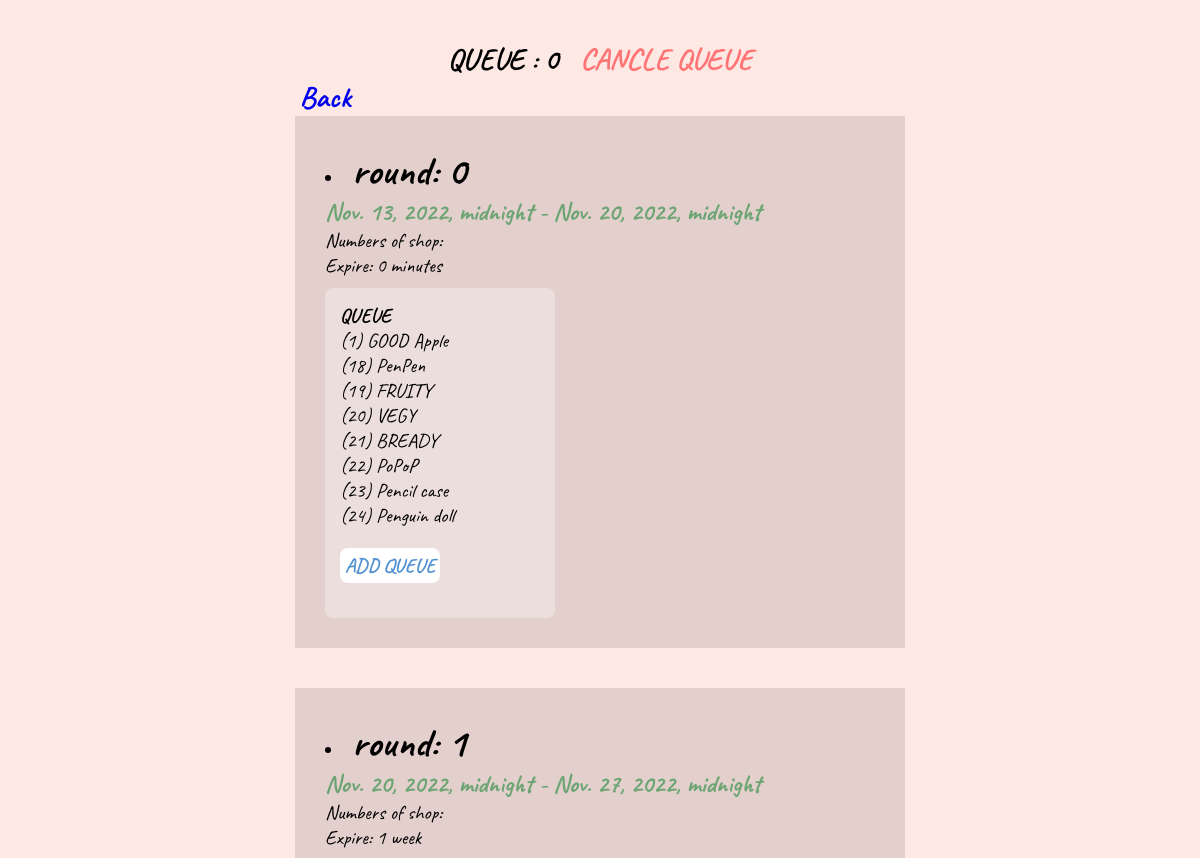
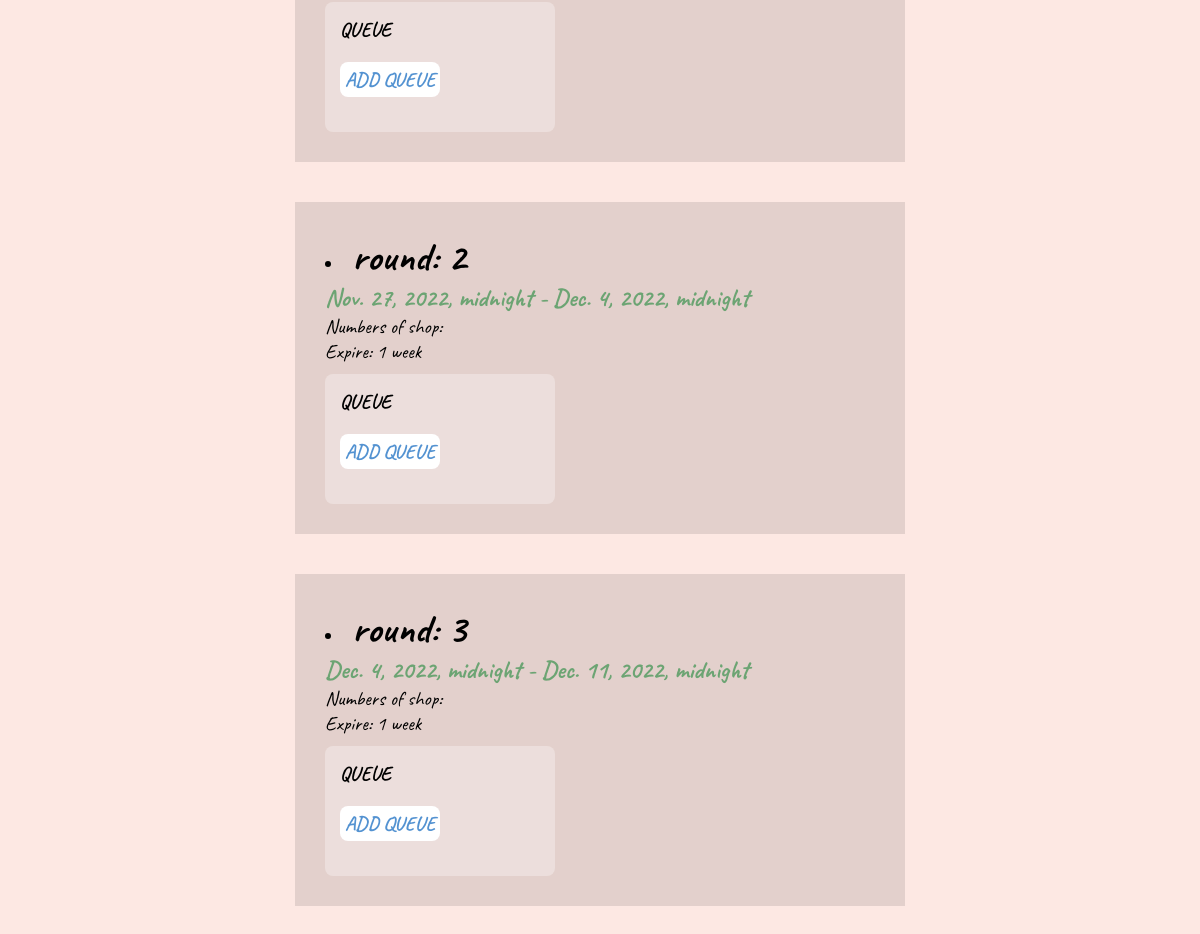
The app's page /myshop/shop/18/queue/ with its own data (2 pictures, top to bottom).
### myshop/models.py (models this page shows)
class shop_detail(models.Model):
    seller_id = models.ForeignKey(seller_detail, on_delete=models.CASCADE, related_name = "shop", null=True)
    name = models.CharField(max_length=64)
    category = models.CharField(max_length=10, null=True)
    in_interact = models.CharField(max_length=100, null=True)
    ex_interact = models.CharField(max_length=64, null=True)
    shop_im = models.ImageField(upload_to='images/', default = "images/cartoon-style-cafe-front-shop-view_134830-697.webp")
    payment = models.CharField(max_length=100, null=True)
    def __str__(self):
        return f"({self.id}) {self.name}"

class round(models.Model):
    shop = models.ManyToManyField(shop_detail, blank=True, related_name = "addqueue")
    round_queue = models.IntegerField(default = 0)
    numshop = models.IntegerField(default = 0)
    expire = models.DateTimeField(null=True)
    start = models.DateTimeField(null=True)
    def __str__(self):
        return f"round: {self.round_queue}"

### myshop/views.py (the view)
# urls.py: path('shop/<int:shop_id>/queue/', views.queue, name='queue'),
def queue(request, shop_id):
    s = shop_detail.objects.get(pk=shop_id)
    allr = round.objects.filter().order_by('round_queue')
    found = round.objects.all().exists()
    if not found:
        new_r= round(round_queue = 0)
        new_r.save()
    return render(request, "myshop/queue.html", {
            "shop":  s,
            "round": allr,
        })

### myshop/templates/myshop/queue.html (shortened to what this page needs)
{% extends "myshop/layout_shop.html" %}
{% block body%}
    <div>
        <div class="delq">
            <p1>QUEUE : {{shop.addqueue.get.round_queue}}</p1>
            <a href="{% url 'delqueue' shop.id %}" class="delqueue"
            onclick="
                if (confirm('Are you sure to cancle queue?')){
                    return true;
                }
                else{
                    event.stopPropagation();
                    event.preventDefault();
                };">CANCLE QUEUE</a>
        <div class="backq">
            <a href="{% url 'myshop' shop.id %}">Back</a>
        </div>
        </div>
        </div>
            {% for r in round %}
                <li class="queueround">
                    {% if r.round_queue == 0 %}
                        <div class="round">{{ r }}</div>
                        <div class="dateq">{{ r.start }} - {{ r.expire }}</div>
                        <div style="font-family: Caveat;">Numbers of shop: {{ r.bumber }}<br>
                        Expire: {{ r.expire|timeuntil }}</div>
                    {% else %}
                    <div class="round">{{ r }}</div><br>
                    <div class="dateq">{{ r.start }} - {{ r.expire }}</div>
                    <div style="font-family: Caveat;">Numbers of shop: {{ r.bumber }}<br>
                    Expire: {{ r.expire|timeuntil:r.start }}</div>
                    {% endif %}
                    <div class="listq">
                        <p1>QUEUE</p1><br>
                        {% for s in r.shop.all %}
                            {{ s }}<br>
                        {% endfor %}
                        <br>
                        <a href="{% url 'addqueue' shop.id r.id %}" class="addq">ADD QUEUE</a> <br>
                        <br>
                    </div>
                </li>
            {% endfor %}
{% endblock %}

### myshop/templates/myshop/layout_shop.html (style rules this page uses)
div { font-family: Caveat; }
body { background-color:#fde8e3; }
a { text-decoration:none; }
.delqueue { color:#FF7474; margin-left:15px; }
.queueround { background-color: rgba(0,0,0,0.1); width: 550px; height: auto; margin-left: auto; margin-right: auto; margin-bottom:40px; padding:30px; }
.round { display: inline-block; font-size:40px; font-weight:bold; }
.listq { background-color: rgba(255,255,255,0.3); width: 200px; height: auto; margin-top:10px; padding:15px; font-size:20px; border-radius: 8px; }
.addq { color:rgb(83,146,209); background-color:white; padding:5px; font-weight:bold; border-radius: 8px; }
li { font-size:20px; }
p1 { font-weight:bold; }
.delq { font-weight:bold; text-align: center; margin-top:40px; font-size:30px; }
.dateq { font-weight:bold; font-size:25px; color:rgb(108,164,115) }
.backq { font-size:30px; margin-right:550px; margin-top:0px; }

### records on screen
shop_detail: addqueue.get.round_queue "0", id+name "(18) PenPen"
round: round_queue "round: 0", start "Nov. 13, 2022, midnight", expire "Nov. 20, 2022, midnight", expire "0 minutes"
shop_detail: id+name "(1) GOOD Apple"
shop_detail: id+name "(19) FRUITY"
shop_detail: id+name "(20) VEGY"
shop_detail: id+name "(21) BREADY"
shop_detail: id+name "(22) PoPoP"
shop_detail: id+name "(23) Pencil case"
shop_detail: id+name "(24) Penguin doll"
round: round_queue "round: 1", start "Nov. 20, 2022, midnight", expire "Nov. 27, 2022, midnight", expire "1 week"
round: round_queue "round: 2", start "Nov. 27, 2022, midnight", expire "Dec. 4, 2022, midnight", expire "1 week"
round: round_queue "round: 3", start "Dec. 4, 2022, midnight", expire "Dec. 11, 2022, midnight", expire "1 week"
